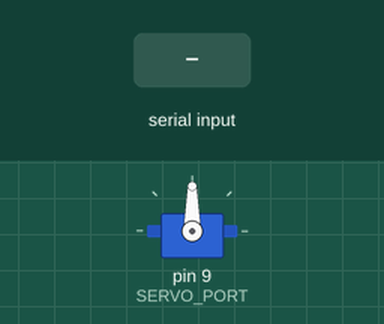
Recording of a sketch running on a simulated Arduino Uno, built with avr-gcc and run on an emulated ATmega328P. Shown: servo. Inputs (shaded band) come from the test bench.

Above: at 1.2 s.
1.3 s: "30,150\n" received over Serial
At 2.1 s:
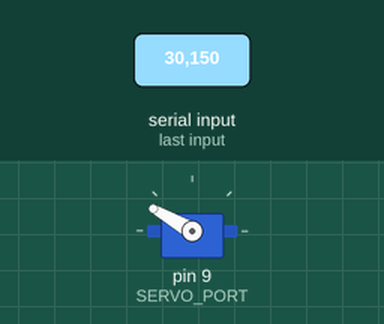
At 3.1 s:
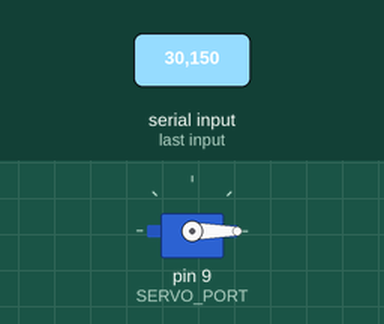
3.8 s: "90,45\n" received over Serial
At 4.2 s:
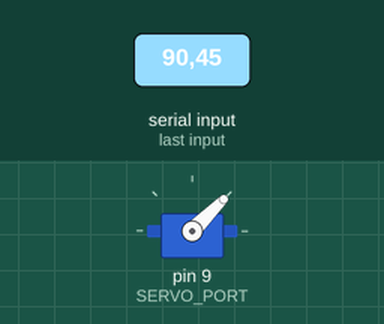
Timing chart, 0 to 6.8 s (numbered marks = the images above; inputs shaded):
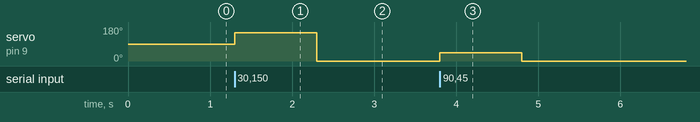

Measured:
- after the input at 1.3 s, servo on pin 9 (SERVO_PORT): 90° → 150° at once, → 0° 1.0 s later
- after the input at 3.8 s, servo on pin 9 (SERVO_PORT): 0° → 45° at once, → 0° 1.0 s later

The sketch:

steering_servo.ino
```cpp
/*
 * steering_servo.ino
 *
 * Test program to steer the wheels via the Serial Console.
 *
 * Bryant Pong
 * 1/29/18
 */

#include <Servo.h>

Servo servo;

// Servo Pin (**MUST BE PWM**)
const int SERVO_PORT = 9;

// Servo Positions:
const int SERVO_CENTER   = 90; // Front Wheels Facing Forward
const int MIN_SERVO_POS  = 0;  // Minimum Servo Heading
const int MAX_SERVO_POS  = 180; // Maximum Servo Heading

void setup() {

  // Initialize Serial Console:
  Serial.begin( 115200 );

  // put your setup code here, to run once:
  servo.attach( SERVO_PORT );

  // Center servo
  servo.write( SERVO_CENTER );
}

void loop() {
  // Ask user for angle to write to Servo:
  while( Serial.available() == 0 );
  int heading = Serial.parseInt();

  // Servo headings are 0 - 180.  Perform range checks:
  if( ( heading >= MIN_SERVO_POS ) && ( heading <= MAX_SERVO_POS ) )
  {
    servo.write( heading );
  }
}
```
